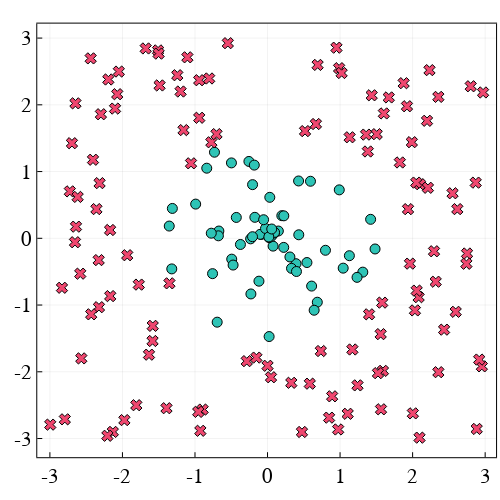

Notebook code cell kept with this figure:
### Code cell
p1 = plot(PC1[:,1], PC1[:,2], seriestype = :scatter, label = "", 
    framestyle = :box,  markercolor = "#2EC4B6", tickfontsize = 15,
    markersize = 5, legendfontsize = 15, aspect_ratio = :equal, size = (500, 500))
plot!(p1,PC2[:,1], PC2[:,2], seriestype = :scatter, markersize = 5, markershape = :x, 
    markercolor = "#EF476F", label = "", markerstrokewidth = 1)

### Figure 1 — Plotly figure (JSON) as saved in the notebook; plotly's stock layout.template omitted (floating-point values rounded to 4 significant figures)
{"data": [{"colorbar": {"title": ""}, "legendgroup": "", "marker": {"color": "rgba(46, 196, 182, 1.000)", "line": {"color": "rgba(0, 0, 0, 1.000)", "width": 1}, "size": 10, "symbol": "circle"}, "mode": "markers", "name": "", "showlegend": false, "type": "scatter", "x": [0.686, -0.7577, -0.1748, -0.4304, 0.07667, 0.5921, 0.02164, 1.421, -0.4975, -0.4935, -0.2331, 0.5434, -0.08399, 0.05547, -0.9906, 0.197, -0.6708, 1.128, -0.6771, -0.2567, -1.32, -1.312, 0.1491, -0.2063, -0.1018, -0.8377, 0.09443, -0.3736, -0.02786, -0.4746, -0.6941, 0.4307, 1.482, 0.6426, 0.2232, 0.09673, 0.2243, 0.7987, -1.355, 0.6078, 0.393, 0.01803, 0.428, 0.05773, -0.05425, 1.313, -0.1823, -0.207, -0.7753, 0.02192, -0.7314, 0.03134, 0.3086, -0.2292, -0.1183, 0.3306, 1.043, 0.9889, 0.3989, 1.234], "xaxis": "x1", "y": [-0.9577, -0.5296, 0.3144, 0.3126, -0.1172, 0.8546, 0.0103, 0.2843, 1.13, -0.3122, -0.008348, -0.363, 0.0586, 0.03184, 0.5124, 0.3392, 0.1089, -0.2607, 0.0372, 1.152, -0.4585, 0.4473, 0.1091, 0.8039, 0.05916, 1.05, 0.08007, -0.09263, 0.1472, -0.4009, -1.257, 0.05254, -0.1599, -1.078, -0.1363, 0.08867, 0.3365, -0.1795, 0.1833, -0.7159, -0.3806, 0.02035, 0.859, 0.1394, 0.2782, -0.507, 1.097, 0.02378, 0.0763, -1.472, 1.29, 0.6139, -0.2796, -0.8339, -0.6426, -0.4504, -0.4473, 0.7257, -0.4974, -0.5852], "yaxis": "y1", "zmax": null, "zmin": null}, {"colorbar": {"title": ""}, "legendgroup": "", "marker": {"color": "rgba(239, 71, 111, 1.000)", "line": {"color": "rgba(0, 0, 0, 1.000)", "width": 1}, "size": 10, "symbol": "x"}, "mode": "markers", "name": "", "showlegend": false, "type": "scatter", "x": [-0.5474, -2.794, 1.922, 2.199, -2.359, -2.05, -2.567, 0.6904, 0.9504, 2.751, 2.101, -2.324, 1.937, -2.406, 2.051, 2.318, -1.393, -2.834, 2.87, 1.399, 1.581, 1.989, 0.5829, -1.488, -0.9259, 1.564, -2.431, -2.17, 2.355, -1.509, -2.725, 2.003, 1.591, 2.295, 1.604, 1.824, -1.501, -2.654, -2.072, 0.8908, 1.522, -0.8945, -0.1534, 2.594, -0.9412, 2.741, 0.6667, 2.883, 1.963, -1.809, -2.133, -2.168, 0.04812, -0.2866, 2.551, 0.9867, 1.672, 0.4744, -2.995, 1.876, -1.679, 2.083, -1.244, -2.438, -1.634, 1.505, -1.198, -1.352, -2.648, 1.021, 1.132, 2.032, -2.195, 0.0001966, -0.8044, -1.583, 0.7349, -2.102, -1.105, -1.775, -2.64, 1.382, -2.618, 2.095, -0.9415, 2.971, 0.517, -2.582, 2.954, -1.158, -0.955, 2.434, 1.17, -2.208, 1.105, -1.585, 0.3277, 2.355, 0.8487, 2.056, 2.801, -2.297, -2.315, 1.359, 0.9738, -1.055, 2.211, 2.918, 2.233, -2.696, -0.7742, -2.328, 1.56, -1.973, 2.616, 1.24, -1.934, -0.7035, 1.436], "xaxis": "x1", "y": [2.924, -2.712, 1.978, 1.761, 0.4377, 2.498, -1.799, 2.598, 2.856, -0.2277, 0.8108, -1.032, 0.4369, 1.177, 0.8345, -0.6504, -2.546, -0.7413, 0.8339, -1.139, -0.9638, 1.44, -2.178, 2.29, -2.884, -2.562, -1.139, 0.1241, 2.119, 2.815, 0.7028, -2.623, -1.986, -0.1946, 1.871, 1.136, 2.767, -0.0593, 2.159, -2.368, -2.021, -2.566, -1.788, -1.101, 1.806, -0.3816, 1.712, -2.857, -0.3796, -2.501, -2.901, -0.8661, -2.082, -1.841, 0.6748, 2.549, 2.111, -2.902, -2.792, 2.324, 2.844, -0.8824, 2.443, 2.696, -1.744, 1.56, 2.199, -0.6749, 2.022, 2.477, 1.513, -1.081, 2.38, -1.91, 2.395, -1.312, -1.689, 1.944, 2.712, -0.6939, 0.1744, 1.301, 0.6198, -2.987, 2.368, 2.185, 1.606, -0.5302, -1.919, 1.621, -2.601, -1.369, -1.666, -2.959, -2.629, -1.539, -2.165, -2.006, -2.687, -0.7836, 2.278, 1.859, 0.8264, 1.554, -2.864, 1.123, 0.7569, -1.817, 2.52, 1.425, 1.439, -0.3267, -1.436, -2.724, 0.4373, -2.204, -0.2537, 1.561, 2.143], "yaxis": "y1", "zmax": null, "zmin": null}], "layout": {"annotations": [], "height": 500, "legend": {"bgcolor": "rgba(255, 255, 255, 1.000)", "bordercolor": "rgba(0, 0, 0, 1.000)", "borderwidth": 1, "font": {"color": "rgba(0, 0, 0, 1.000)", "family": "sans-serif", "size": 21}, "tracegroupgap": 0, "traceorder": "normal", "x": 1, "xanchor": "auto", "y": 1, "yanchor": "auto"}, "margin": {"b": 20, "l": 0, "r": 0, "t": 20}, "paper_bgcolor": "rgba(255, 255, 255, 1.000)", "plot_bgcolor": "rgba(255, 255, 255, 1.000)", "showlegend": true, "width": 500, "xaxis": {"anchor": "y1", "domain": [0.07454, 0.9921], "gridcolor": "rgba(0, 0, 0, 0.100)", "gridwidth": 0.5, "linecolor": "rgba(0, 0, 0, 1.000)", "mirror": true, "range": [-3.174, 3.15], "showgrid": true, "showline": true, "showticklabels": true, "tickangle": 0, "tickcolor": "rgb(0, 0, 0)", "tickfont": {"color": "rgba(0, 0, 0, 1.000)", "family": "sans-serif", "size": 21}, "tickmode": "array", "ticks": "inside", "ticktext": ["-3", "-2", "-1", "0", "1", "2", "3"], "tickvals": [-3, -2, -1, 0, 1, 2, 3], "title": "", "titlefont": {"color": "rgba(0, 0, 0, 1.000)", "family": "sans-serif", "size": 15}, "type": "-", "visible": true, "zeroline": false, "zerolinecolor": "rgba(0, 0, 0, 1.000)"}, "yaxis": {"anchor": "x1", "domain": [0.04954, 0.9921], "gridcolor": "rgba(0, 0, 0, 0.100)", "gridwidth": 0.5, "linecolor": "rgba(0, 0, 0, 1.000)", "mirror": true, "range": [-3.28, 3.217], "showgrid": true, "showline": true, "showticklabels": true, "tickangle": 0, "tickcolor": "rgb(0, 0, 0)", "tickfont": {"color": "rgba(0, 0, 0, 1.000)", "family": "sans-serif", "size": 21}, "tickmode": "array", "ticks": "inside", "ticktext": ["-3", "-2", "-1", "0", "1", "2", "3"], "tickvals": [-3, -2, -1, 0, 1, 2, 3], "title": "", "titlefont": {"color": "rgba(0, 0, 0, 1.000)", "family": "sans-serif", "size": 15}, "type": "-", "visible": true, "zeroline": false, "zerolinecolor": "rgba(0, 0, 0, 1.000)"}}}
